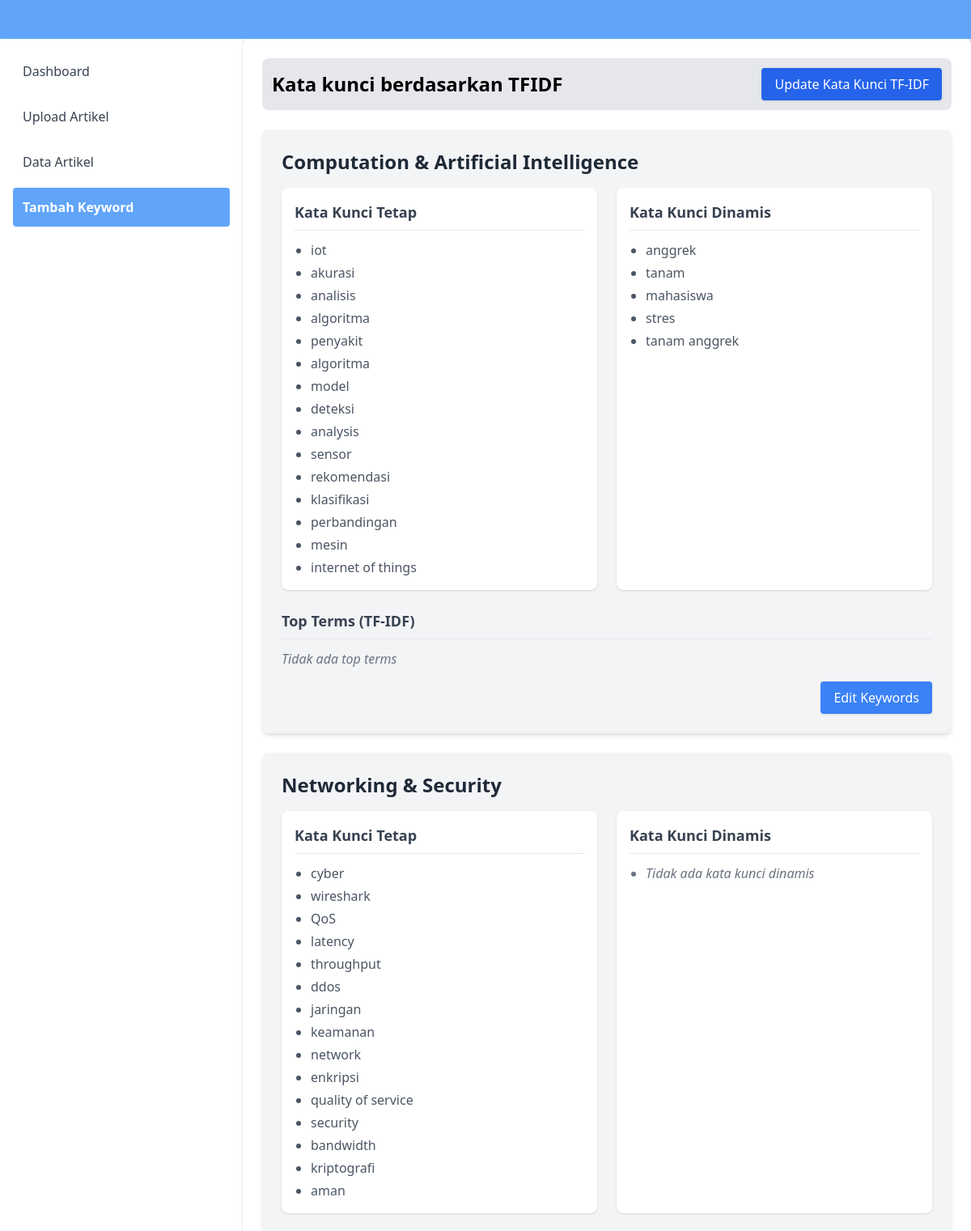
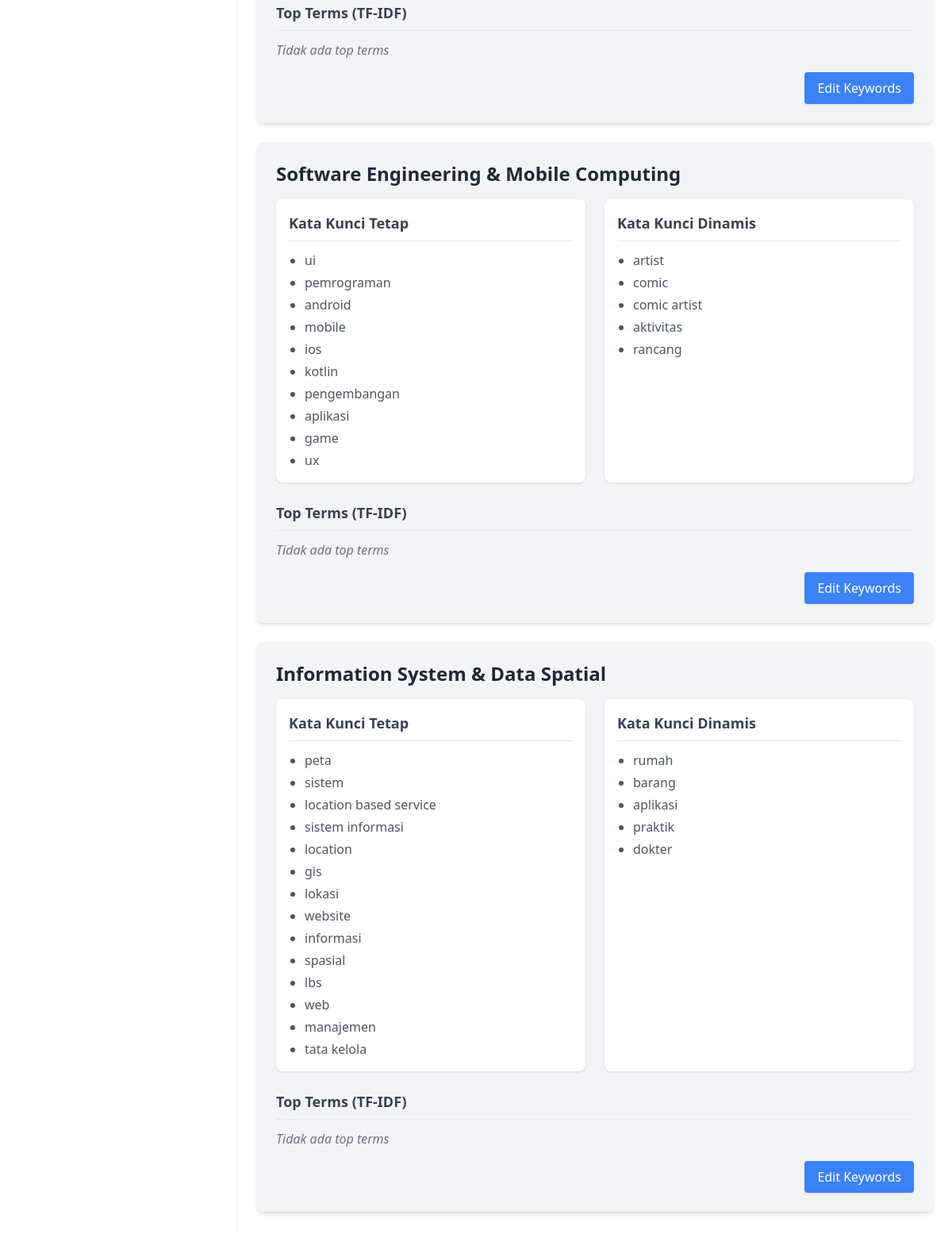
The app's page /topterms/ with its own data (2 pictures, top to bottom).
### fileupload/models.py (models this page shows, shortened)
class Theme(models.Model):
    name = models.CharField(max_length=255)
    fixed_keywords = models.TextField(blank=True, null=True)
    dynamic_keywords = models.TextField(blank=True, null=True)
    def get_fixed_keywords(self):
        return [k.strip() for k in self.fixed_keywords.split(',')] if self.fixed_keywords else []
    def get_dynamic_keywords(self):
        return [k.strip() for k in self.dynamic_keywords.split(',')] if self.dynamic_keywords else []

### fileupload/views.py (the view, shortened to what this page needs)
# urls.py: path('topterms/', views.show_top_terms_view, name='top_terms'),
def show_top_terms_view(request):
    processor = TextProcessor()
    themes = Theme.objects.all()
    top_terms_data = []
    for theme in themes:
        docs = ProcessedDocument.objects.filter(theme=theme.name)
        doc_texts = [doc.cleaned_text for doc in docs]
        terms = processor.calculate_top_terms(doc_texts, theme.name)
        fixed_keywords = theme.get_fixed_keywords()
        dynamic_keywords = theme.get_dynamic_keywords()
        top_terms_data.append({
            'theme': theme,
            'top_terms': terms,
            'fixed_keywords': fixed_keywords,
            'dynamic_keywords': dynamic_keywords
        })
    return render(request, 'top_terms.html', {
        'top_terms_data': top_terms_data
    })

### fileupload/utils.py (called while the page is built, shortened)
    def calculate_top_terms(self, documents: List[str], theme_name: str) -> List[Tuple[str, float]]:
        try:
            if not documents:
                return []
        except Exception as e:
            print(f"Error calculating TF-IDF for theme {theme_name}: {e}")
            return []

### fileupload/templates/top_terms.html (shortened to what this page needs)
<!DOCTYPE html>
<html lang="en">
<head>
    <script src="https://cdn.tailwindcss.com"></script>
</head>
<body class="bg-gradient-to-r from-blue-50 to-indigo-100">
    <div class="bg-blue-400 text-white p-6">
    </div>
    <div class="flex">
        <div class="w-1/4 bg-white p-4 min-h-screen shadow-md">
            <ul class="space-y-2">
                <li>
                    <a href="/dashboard" class="block p-3 rounded hover:bg-blue-200 {% if request.path == '/dashboard' %}bg-blue-300{% endif %} text-gray-700">Dashboard</a>
                </li>
                <li>
                    <a href="/upload" class="block p-3 rounded hover:bg-blue-200 {% if request.path == '/upload' %}bg-blue-300{% endif %} text-gray-700">Upload Artikel</a>
                </li>
                <li>
                    <a href="/uploaded_documents" class="block p-3 rounded hover:bg-blue-200 {% if request.path == '/uploaded_documents' %}bg-blue-300{% endif %} text-gray-700">Data Artikel</a>
                </li>
                <li>
                    <a href="/topterms" class="block p-3 rounded hover:bg-blue-300 {% if request.path == '/topterms/' %}bg-blue-400{% endif %} text-white font-bold">Tambah Keyword</a>
                </li>
            </ul>
        </div>
        <div class="w-full md:w-3/4 p-6 bg-white shadow-md rounded-lg">
            <div class="mb-6 flex justify-between items-center p-3 rounded-lg bg-gray-200">
                <h2 class="text-2xl font-bold">Kata kunci berdasarkan TFIDF</h2>
                <form method="POST" action="{% url 'top_terms' %}">
                    <button type="submit" class="bg-blue-600 text-white py-2 px-4 rounded shadow hover:bg-blue-400 transition">Update Kata Kunci TF-IDF</button>
                </form>
            </div>
            <div class="space-y-6">
                {% for item in top_terms_data %}
                    <div class="p-6 bg-gray-100 rounded-lg shadow-md">
                        <h3 class="text-2xl font-bold text-gray-800 mb-4">{{ item.theme.name }}</h3>
                        <div class="flex space-x-6">
                            <div class="w-1/2 bg-white p-4 rounded-lg shadow">
                                <h4 class="font-semibold text-gray-700 mb-3 text-lg border-b pb-2">Kata Kunci Tetap</h4>
                                <ul class="list-disc pl-5 space-y-1">
                                    {% for keyword in item.fixed_keywords %}
                                        <li class="text-gray-600">{{ keyword }}</li>
                                    {% empty %}
                                        <li class="text-gray-500 italic">Tidak ada kata kunci tetap</li>
                                    {% endfor %}
                                </ul>
                            </div>
                            <div class="w-1/2 bg-white p-4 rounded-lg shadow">
                                <h4 class="font-semibold text-gray-700 mb-3 text-lg border-b pb-2">Kata Kunci Dinamis</h4>
                                <ul class="list-disc pl-5 space-y-1">
                                    {% for keyword in item.dynamic_keywords %}
                                        <li class="text-gray-600">{{ keyword }}</li>
                                    {% empty %}
                                        <li class="text-gray-500 italic">Tidak ada kata kunci dinamis</li>
                                    {% endfor %}
                                </ul>
                            </div>
                        </div>
                        <div class="mt-6">
                            <h4 class="font-semibold text-gray-700 mb-3 text-lg border-b pb-2">Top Terms (TF-IDF)</h4>
                            <ul class="space-y-1">
                                {% for term, score in item.top_terms %}
                                    <li class="justify-between text-gray-500">
                                        <span class="text-lg"><strong>{{ term }}</strong></span>
                                        <span class="text-lg">: {{ score|floatformat:3 }}</span>
                                    </li>
                                {% empty %}
                                    <li class="text-gray-500 italic">Tidak ada top terms</li>
                                {% endfor %}
                            </ul>
                        </div>
                        <div class="mt-4 flex justify-end">
                            <a href="{% url 'edit_keywords' theme_id=item.theme.id %}" class="bg-blue-500 text-white py-2 px-4 rounded shadow hover:bg-blue-400 transition">Edit Keywords</a>
                        </div>
                    </div>
                {% empty %}
                    <div class="p-6 bg-gray-100 rounded-lg shadow-md text-center">
                        <p class="text-gray-600">Tidak ada tema yang tersedia</p>
                    </div>
                {% endfor %}
            </div>
        </div>
    </div>
</body>
</html>

### records on screen
Theme: theme.name "Computation & Artificial Intelligence", fixed_keywords "iot" "akurasi" "analisis" "algoritma" "penyakit" "algoritma" "model" "deteksi" "analysis" "sensor" "rekomendasi" "klasifikasi" "perbandingan" "mesin" "internet of things", dynamic_keywords "anggrek" "tanam" "mahasiswa" "stres" "tanam anggrek"
Theme: theme.name "Networking & Security", fixed_keywords "cyber" "wireshark" "QoS" "latency" "throughput" "ddos" "jaringan" "keamanan" "network" "enkripsi" "quality of service" "security" "bandwidth" "kriptografi" "aman"
Theme: theme.name "Software Engineering & Mobile Computing", fixed_keywords "ui" "pemrograman" "android" "mobile" "ios" "kotlin" "pengembangan" "aplikasi" "game" "ux", dynamic_keywords "artist" "comic" "comic artist" "aktivitas" "rancang"
Theme: theme.name "Information System & Data Spatial", fixed_keywords "peta" "sistem" "location based service" "sistem informasi" "location" "gis" "lokasi" "website" "informasi" "spasial" "lbs" "web" "manajemen" "tata kelola", dynamic_keywords "rumah" "barang" "aplikasi" "praktik" "dokter"
